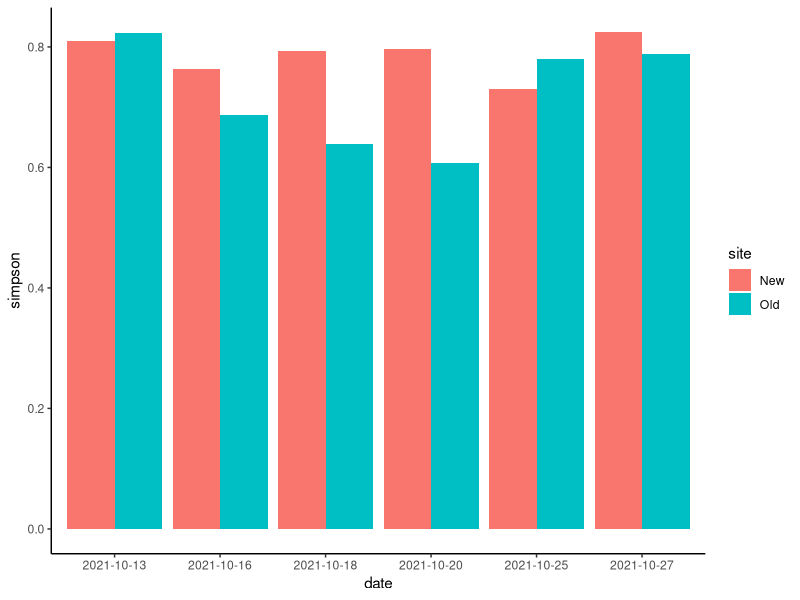
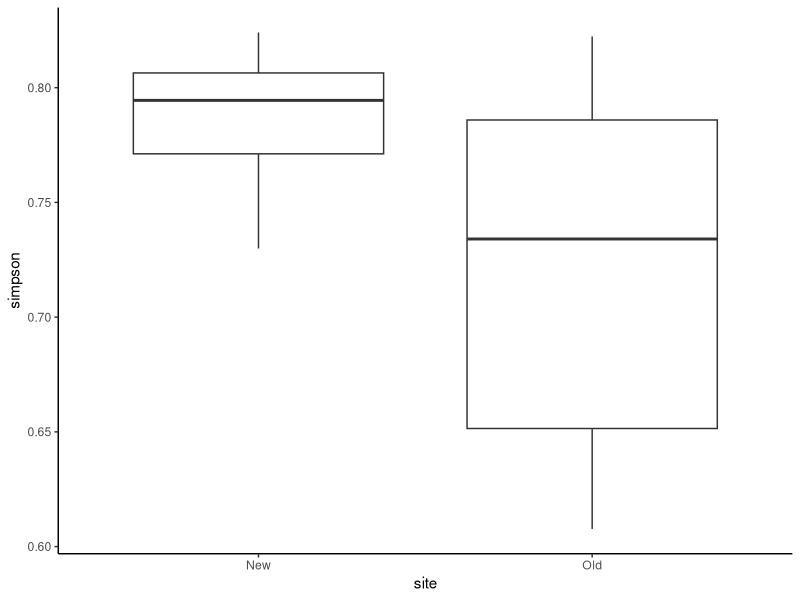
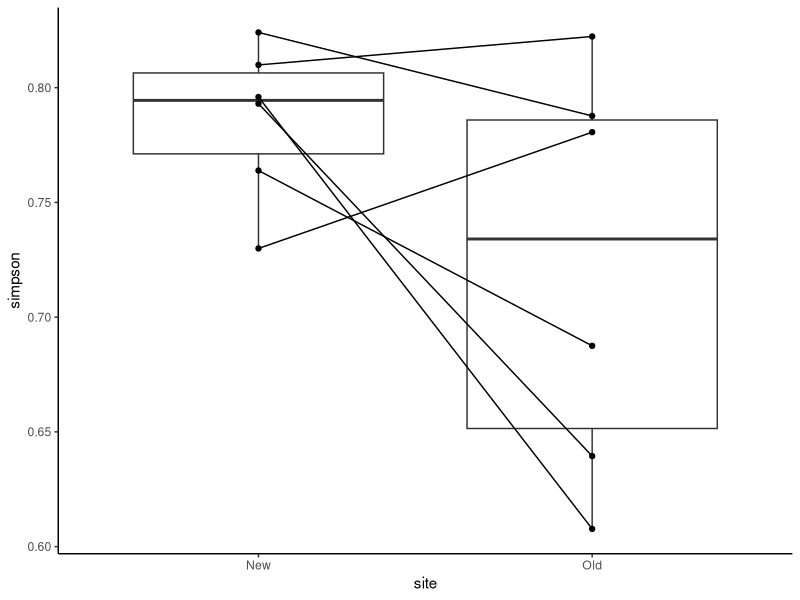
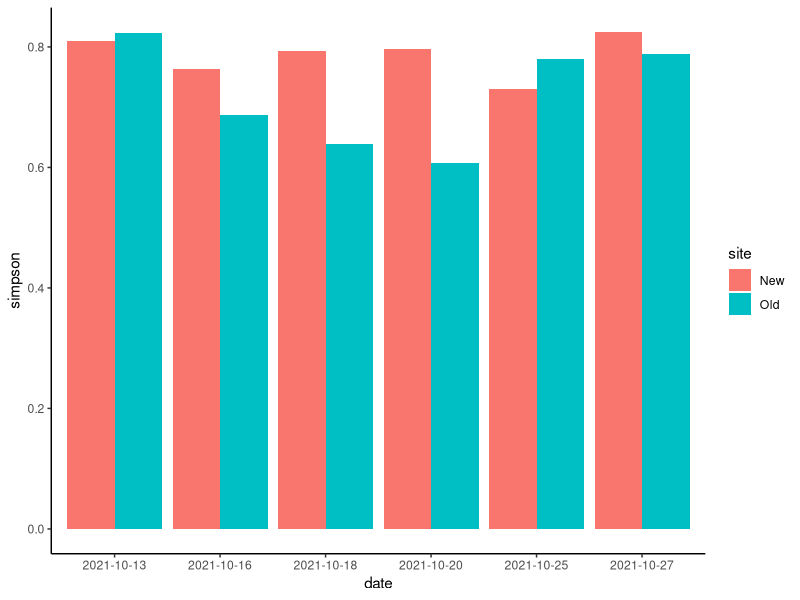
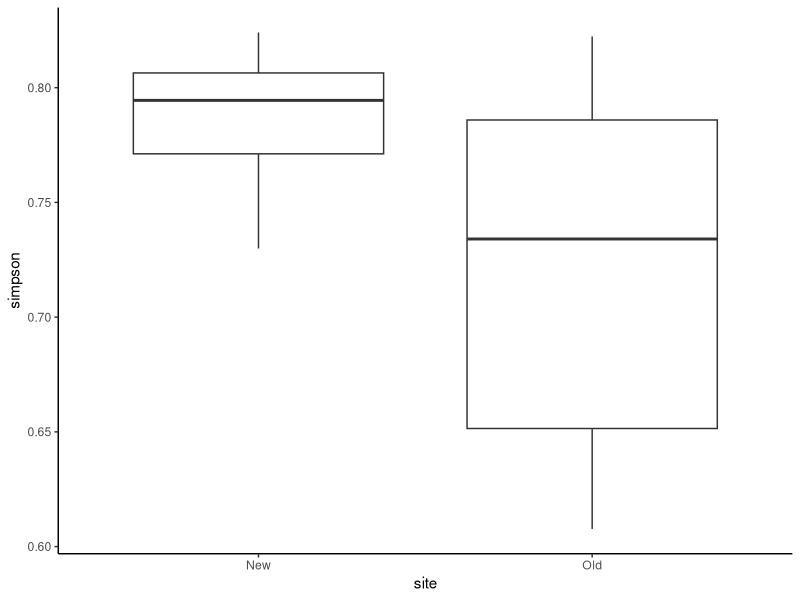
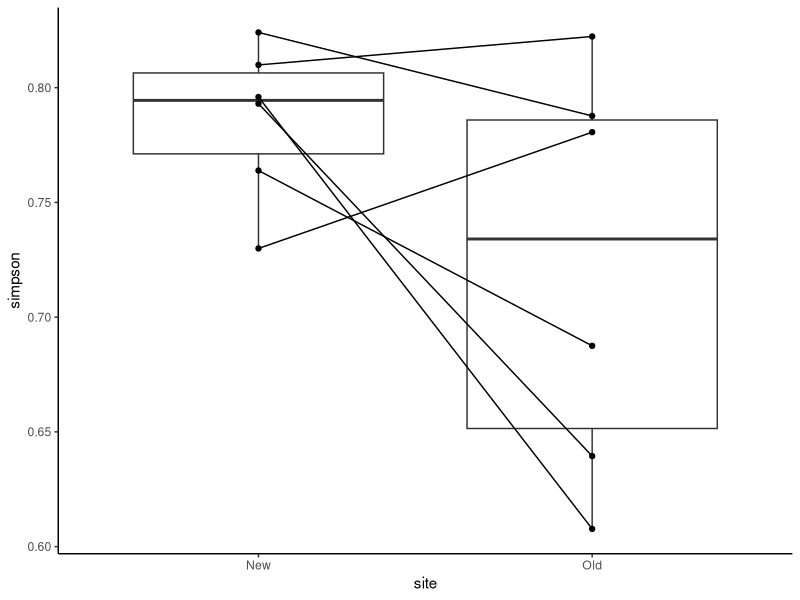

The R script that drew these images, in order:
## BIOL 427 Calculating Diversity Indicies and statistical tests on bird counts at an old growth and new growth site
## Author: Juniper Malloff 
# Last updated: 2021/11/24

library(tidyverse)
library(vegan)
library(ggplot2)

## load tidy data file
birdcounts <- read.csv("tidy data/B427fielddata_tidy.csv")


## calculate species richness per site, per visit

birdcounts_rich <- mutate(birdcounts, sp_num = specnumber(birdcounts[8:29]))

birdcounts_rich_old <- birdcounts_rich %>%
  subset(site == "Old")

write.csv(birdcounts_rich_old, "tidy data/birdcounts_rich_old.csv")

birdcounts_rich_new <- birdcounts_rich %>%
  subset(site == "New")

write.csv(birdcounts_rich_new, "tidy data/birdcounts_rich_new.csv")


# paired t-test of species # differences between sites (paired cntl for extraneous variables impacting each visit by treating the 2 as a related observation)

t.test(birdcounts_rich_old$sp_num, birdcounts_rich_new$sp_num, paired = TRUE)


## calculate Simpsons Index between sites

birdcounts_simp <- mutate(birdcounts, simpson = diversity(birdcounts[8:29], index = "simpson"))

birdcounts_simp_old <- birdcounts_simp %>%
  subset(site == "Old")

birdcounts_simp_new <- birdcounts_simp %>%
  subset(site == "New")

#  paired t-test on difference in Simpson's Index between sites

t.test(birdcounts_simp_new$simpson, birdcounts_simp_old$simpson, paired = TRUE)

## graphics for simpsons comparisons between sites


ggplot(birdcounts_simp) + 
  geom_col(aes(date, simpson, fill = site), position = "dodge") +
  theme_classic()

ggsave("figures/simpson_pervisit.png")

ggplot(birdcounts_simp) + 
  geom_boxplot(aes(site, simpson))+
  theme_classic()

ggsave("figures/simpson_box.png")

ggplot(birdcounts_simp) + 
  geom_boxplot(aes(site, simpson)) +
  geom_point(aes(site, simpson)) + 
  geom_line(aes(site, simpson, group = date))+
  theme_classic()

  
ggsave("figures/simpson_pairedbx.png")
 



